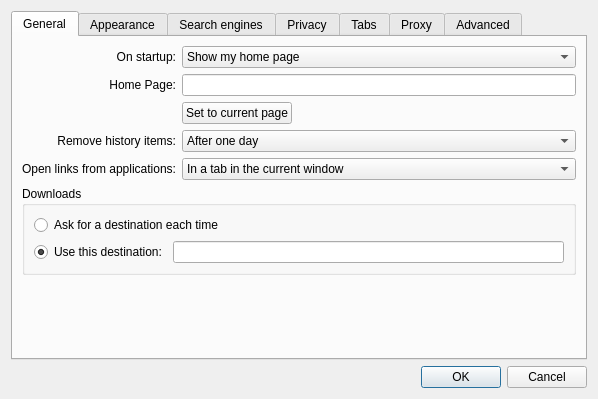
<ui version="4.0" >
 <class>Settings</class>
 <widget class="QDialog" name="Settings" >
  <property name="geometry" >
   <rect>
    <x>0</x>
    <y>0</y>
    <width>598</width>
    <height>399</height>
   </rect>
  </property>
  <property name="windowTitle" >
   <string>Preferences</string>
  </property>
  <property name="windowIcon" >
   <iconset resource="data/data.qrc" >
    <normaloff>:/configure.png</normaloff>:/configure.png</iconset>
  </property>
  <layout class="QGridLayout" name="gridLayout" >
   <item row="2" column="0" >
    <widget class="QDialogButtonBox" name="buttonBox" >
     <property name="orientation" >
      <enum>Qt::Horizontal</enum>
     </property>
     <property name="standardButtons" >
      <set>QDialogButtonBox::Cancel|QDialogButtonBox::Ok</set>
     </property>
    </widget>
   </item>
   <item row="1" column="0" >
    <widget class="QTabWidget" name="tabWidget" >
     <property name="currentIndex" >
      <number>0</number>
     </property>
     <widget class="QWidget" name="tab" >
      <attribute name="title" >
       <string>General</string>
      </attribute>
      <layout class="QGridLayout" name="gridLayout_4" >
       <item row="0" column="0" >
        <widget class="QLabel" name="label_7" >
         <property name="text" >
          <string>On startup:</string>
         </property>
         <property name="alignment" >
          <set>Qt::AlignRight|Qt::AlignTrailing|Qt::AlignVCenter</set>
         </property>
        </widget>
       </item>
       <item row="0" column="1" colspan="2" >
        <widget class="QComboBox" name="startupBehavior" >
         <item>
          <property name="text" >
           <string>Show my home page</string>
          </property>
         </item>
         <item>
          <property name="text" >
           <string>Show a blank page</string>
          </property>
         </item>
         <item>
          <property name="text" >
           <string>Restore windows and tabs from last time</string>
          </property>
         </item>
        </widget>
       </item>
       <item row="1" column="0" >
        <widget class="QLabel" name="label_3" >
         <property name="text" >
          <string>Home Page:</string>
         </property>
         <property name="alignment" >
          <set>Qt::AlignRight|Qt::AlignTrailing|Qt::AlignVCenter</set>
         </property>
        </widget>
       </item>
       <item row="1" column="1" colspan="2" >
        <widget class="QLineEdit" name="homeLineEdit" >
         <property name="layoutDirection" >
          <enum>Qt::LeftToRight</enum>
         </property>
        </widget>
       </item>
       <item row="2" column="1" >
        <widget class="QPushButton" name="setHomeToCurrentPageButton" >
         <property name="text" >
          <string>Set to current page</string>
         </property>
        </widget>
       </item>
       <item row="2" column="2" >
        <spacer name="horizontalSpacer" >
         <property name="orientation" >
          <enum>Qt::Horizontal</enum>
         </property>
         <property name="sizeHint" stdset="0" >
          <size>
           <width>280</width>
           <height>18</height>
          </size>
         </property>
        </spacer>
       </item>
       <item row="3" column="0" >
        <widget class="QLabel" name="label_4" >
         <property name="text" >
          <string>Remove history items:</string>
         </property>
         <property name="alignment" >
          <set>Qt::AlignRight|Qt::AlignTrailing|Qt::AlignVCenter</set>
         </property>
        </widget>
       </item>
       <item row="3" column="1" colspan="2" >
        <widget class="QComboBox" name="expireHistory" >
         <item>
          <property name="text" >
           <string>After one day</string>
          </property>
         </item>
         <item>
          <property name="text" >
           <string>After one week</string>
          </property>
         </item>
         <item>
          <property name="text" >
           <string>After two weeks</string>
          </property>
         </item>
         <item>
          <property name="text" >
           <string>After one month</string>
          </property>
         </item>
         <item>
          <property name="text" >
           <string>After one year</string>
          </property>
         </item>
         <item>
          <property name="text" >
           <string>Manually</string>
          </property>
         </item>
         <item>
          <property name="text" >
           <string>On application exit</string>
          </property>
         </item>
        </widget>
       </item>
       <item row="4" column="0" >
        <widget class="QLabel" name="label_8" >
         <property name="text" >
          <string>Open links from applications:</string>
         </property>
         <property name="alignment" >
          <set>Qt::AlignRight|Qt::AlignTrailing|Qt::AlignVCenter</set>
         </property>
        </widget>
       </item>
       <item row="4" column="1" colspan="2" >
        <widget class="QComboBox" name="openLinksIn" >
         <item>
          <property name="text" >
           <string>In a tab in the current window</string>
          </property>
         </item>
         <item>
          <property name="text" >
           <string>In a new window</string>
          </property>
         </item>
        </widget>
       </item>
       <item row="5" column="0" colspan="3" >
        <widget class="QGroupBox" name="groupBox_2" >
         <property name="title" >
          <string>Downloads</string>
         </property>
         <layout class="QVBoxLayout" name="verticalLayout_4" >
          <item>
           <widget class="QRadioButton" name="downloadAsk" >
            <property name="text" >
             <string>Ask for a destination each time</string>
            </property>
           </widget>
          </item>
          <item>
           <layout class="QHBoxLayout" name="horizontalLayout" >
            <item>
             <widget class="QRadioButton" name="downloadDestination" >
              <property name="text" >
               <string>Use this destination:</string>
              </property>
              <property name="checked" >
               <bool>true</bool>
              </property>
             </widget>
            </item>
            <item>
             <widget class="QLineEdit" name="downloadsLocation" >
              <property name="layoutDirection" >
               <enum>Qt::LeftToRight</enum>
              </property>
             </widget>
            </item>
           </layout>
          </item>
         </layout>
        </widget>
       </item>
       <item row="6" column="0" colspan="3" >
        <spacer>
         <property name="orientation" >
          <enum>Qt::Vertical</enum>
         </property>
         <property name="sizeHint" stdset="0" >
          <size>
           <width>391</width>
           <height>262</height>
          </size>
         </property>
        </spacer>
       </item>
      </layout>
     </widget>
     <widget class="QWidget" name="tab_3" >
      <attribute name="title" >
       <string>Appearance</string>
      </attribute>
      <layout class="QGridLayout" name="gridLayout_3" >
       <item row="0" column="0" >
        <widget class="QLabel" name="label_5" >
         <property name="text" >
          <string>Standard font:</string>
         </property>
         <property name="alignment" >
          <set>Qt::AlignRight|Qt::AlignTrailing|Qt::AlignVCenter</set>
         </property>
        </widget>
       </item>
       <item row="0" column="1" >
        <widget class="QLabel" name="standardLabel" >
         <property name="sizePolicy" >
          <sizepolicy vsizetype="Preferred" hsizetype="Expanding" >
           <horstretch>0</horstretch>
           <verstretch>0</verstretch>
          </sizepolicy>
         </property>
         <property name="frameShape" >
          <enum>QFrame::StyledPanel</enum>
         </property>
         <property name="text" >
          <string>Times 16</string>
         </property>
         <property name="alignment" >
          <set>Qt::AlignCenter</set>
         </property>
        </widget>
       </item>
       <item row="0" column="2" >
        <widget class="QPushButton" name="standardFontButton" >
         <property name="text" >
          <string>Select...</string>
         </property>
        </widget>
       </item>
       <item row="1" column="0" >
        <widget class="QLabel" name="label_6" >
         <property name="text" >
          <string>Fixed-width font:</string>
         </property>
         <property name="alignment" >
          <set>Qt::AlignRight|Qt::AlignTrailing|Qt::AlignVCenter</set>
         </property>
        </widget>
       </item>
       <item row="1" column="1" >
        <widget class="QLabel" name="fixedLabel" >
         <property name="frameShape" >
          <enum>QFrame::StyledPanel</enum>
         </property>
         <property name="text" >
          <string>Courier 13</string>
         </property>
         <property name="alignment" >
          <set>Qt::AlignCenter</set>
         </property>
        </widget>
       </item>
       <item row="1" column="2" >
        <widget class="QPushButton" name="fixedFontButton" >
         <property name="text" >
          <string>Select...</string>
         </property>
        </widget>
       </item>
       <item row="2" column="1" >
        <spacer name="verticalSpacer" >
         <property name="orientation" >
          <enum>Qt::Vertical</enum>
         </property>
         <property name="sizeHint" stdset="0" >
          <size>
           <width>20</width>
           <height>93</height>
          </size>
         </property>
        </spacer>
       </item>
      </layout>
     </widget>
     <widget class="QWidget" name="tab_7" >
      <attribute name="title" >
       <string>Search engines</string>
      </attribute>
      <layout class="QHBoxLayout" name="horizontalLayout_3" >
       <item>
        <layout class="QHBoxLayout" name="horizontalLayout_2" >
         <item>
          <widget class="QGroupBox" name="groupBox_3" >
           <property name="title" >
            <string>Search engines</string>
           </property>
           <layout class="QGridLayout" name="gridLayout_5" >
            <item row="0" column="0" >
             <widget class="QListWidget" name="SEsel" >
              <property name="selectionMode" >
               <enum>QAbstractItemView::SingleSelection</enum>
              </property>
              <property name="selectionBehavior" >
               <enum>QAbstractItemView::SelectRows</enum>
              </property>
             </widget>
            </item>
           </layout>
          </widget>
         </item>
         <item>
          <widget class="QFrame" name="frame" >
           <property name="frameShape" >
            <enum>QFrame::StyledPanel</enum>
           </property>
           <property name="frameShadow" >
            <enum>QFrame::Raised</enum>
           </property>
           <layout class="QGridLayout" name="gridLayout_7" >
            <item row="2" column="0" >
             <widget class="QPushButton" name="pb_remove" >
              <property name="text" >
               <string>&amp;Remove</string>
              </property>
             </widget>
            </item>
            <item row="1" column="0" >
             <widget class="QPushButton" name="pb_add" >
              <property name="text" >
               <string>&amp;Add</string>
              </property>
             </widget>
            </item>
            <item row="3" column="0" >
             <spacer name="verticalSpacer_5" >
              <property name="orientation" >
               <enum>Qt::Vertical</enum>
              </property>
              <property name="sizeHint" stdset="0" >
               <size>
                <width>20</width>
                <height>40</height>
               </size>
              </property>
             </spacer>
            </item>
            <item row="4" column="0" >
             <spacer name="verticalSpacer_6" >
              <property name="orientation" >
               <enum>Qt::Vertical</enum>
              </property>
              <property name="sizeHint" stdset="0" >
               <size>
                <width>20</width>
                <height>40</height>
               </size>
              </property>
             </spacer>
            </item>
            <item row="5" column="0" >
             <widget class="QPushButton" name="pb_restore" >
              <property name="text" >
               <string>Restore</string>
              </property>
             </widget>
            </item>
            <item row="6" column="0" >
             <spacer name="verticalSpacer_7" >
              <property name="orientation" >
               <enum>Qt::Vertical</enum>
              </property>
              <property name="sizeHint" stdset="0" >
               <size>
                <width>20</width>
                <height>40</height>
               </size>
              </property>
             </spacer>
            </item>
           </layout>
          </widget>
         </item>
        </layout>
       </item>
      </layout>
     </widget>
     <widget class="QWidget" name="tab_2" >
      <attribute name="title" >
       <string>Privacy</string>
      </attribute>
      <layout class="QVBoxLayout" name="verticalLayout_3" >
       <item>
        <widget class="QGroupBox" name="groupBox" >
         <property name="title" >
          <string>Web Content</string>
         </property>
         <layout class="QVBoxLayout" name="verticalLayout_2" >
          <item>
           <widget class="QCheckBox" name="enablePlugins" >
            <property name="text" >
             <string>Enable Plugins</string>
            </property>
            <property name="checked" >
             <bool>true</bool>
            </property>
           </widget>
          </item>
          <item>
           <widget class="QCheckBox" name="enableJavascript" >
            <property name="text" >
             <string>Enable Javascript</string>
            </property>
            <property name="checked" >
             <bool>true</bool>
            </property>
           </widget>
          </item>
          <item>
           <widget class="QCheckBox" name="enableImages" >
            <property name="text" >
             <string>View Images</string>
            </property>
            <property name="checked" >
             <bool>true</bool>
            </property>
           </widget>
          </item>
         </layout>
        </widget>
       </item>
       <item>
        <widget class="QGroupBox" name="cookiesGroupBox" >
         <property name="title" >
          <string>Cookies</string>
         </property>
         <layout class="QGridLayout" >
          <item row="0" column="0" >
           <widget class="QLabel" name="label_2" >
            <property name="text" >
             <string>Accept Cookies:</string>
            </property>
            <property name="alignment" >
             <set>Qt::AlignRight|Qt::AlignTrailing|Qt::AlignVCenter</set>
            </property>
           </widget>
          </item>
          <item row="0" column="1" >
           <widget class="QComboBox" name="acceptCombo" >
            <item>
             <property name="text" >
              <string>Always</string>
             </property>
            </item>
            <item>
             <property name="text" >
              <string>Never</string>
             </property>
            </item>
            <item>
             <property name="text" >
              <string>Only from sites you navigate to</string>
             </property>
            </item>
           </widget>
          </item>
          <item row="0" column="2" >
           <widget class="QPushButton" name="exceptionsButton" >
            <property name="text" >
             <string>Exceptions...</string>
            </property>
           </widget>
          </item>
          <item row="1" column="0" >
           <widget class="QLabel" name="label" >
            <property name="text" >
             <string>Keep Cookies Until:</string>
            </property>
            <property name="alignment" >
             <set>Qt::AlignRight|Qt::AlignTrailing|Qt::AlignVCenter</set>
            </property>
           </widget>
          </item>
          <item row="1" column="1" >
           <widget class="QComboBox" name="keepUntilCombo" >
            <item>
             <property name="text" >
              <string>They expire</string>
             </property>
            </item>
            <item>
             <property name="text" >
              <string>I exit the application</string>
             </property>
            </item>
            <item>
             <property name="text" >
              <string>At most 90 days</string>
             </property>
            </item>
           </widget>
          </item>
          <item row="1" column="2" >
           <widget class="QPushButton" name="cookiesButton" >
            <property name="text" >
             <string>Cookies...</string>
            </property>
           </widget>
          </item>
         </layout>
        </widget>
       </item>
       <item>
        <spacer>
         <property name="orientation" >
          <enum>Qt::Vertical</enum>
         </property>
         <property name="sizeHint" stdset="0" >
          <size>
           <width>371</width>
           <height>177</height>
          </size>
         </property>
        </spacer>
       </item>
      </layout>
     </widget>
     <widget class="QWidget" name="tab_6" >
      <attribute name="title" >
       <string>Tabs</string>
      </attribute>
      <layout class="QVBoxLayout" name="verticalLayout_5" >
       <item>
        <widget class="QCheckBox" name="selectTabsWhenCreated" >
         <property name="text" >
          <string>Select tabs and windows as they are created</string>
         </property>
        </widget>
       </item>
       <item>
        <widget class="QCheckBox" name="confirmClosingMultipleTabs" >
         <property name="text" >
          <string>Confirm when closing multiple tabs</string>
         </property>
         <property name="checked" >
          <bool>true</bool>
         </property>
        </widget>
       </item>
       <item>
        <spacer name="verticalSpacer_4" >
         <property name="orientation" >
          <enum>Qt::Vertical</enum>
         </property>
         <property name="sizeHint" stdset="0" >
          <size>
           <width>20</width>
           <height>182</height>
          </size>
         </property>
        </spacer>
       </item>
      </layout>
     </widget>
     <widget class="QWidget" name="tab_4" >
      <attribute name="title" >
       <string>Proxy</string>
      </attribute>
      <layout class="QVBoxLayout" name="verticalLayout" >
       <item>
        <widget class="QGroupBox" name="proxySupport" >
         <property name="title" >
          <string>Use proxy server</string>
         </property>
         <property name="checkable" >
          <bool>true</bool>
         </property>
         <layout class="QGridLayout" name="gridLayout_6" >
          <item row="0" column="0" >
           <widget class="QLabel" name="label_9" >
            <property name="text" >
             <string>Type:</string>
            </property>
            <property name="alignment" >
             <set>Qt::AlignRight|Qt::AlignTrailing|Qt::AlignVCenter</set>
            </property>
           </widget>
          </item>
          <item row="0" column="1" colspan="2" >
           <widget class="QComboBox" name="proxyType" >
            <item>
             <property name="text" >
              <string>Socks5</string>
             </property>
            </item>
            <item>
             <property name="text" >
              <string>Http</string>
             </property>
            </item>
           </widget>
          </item>
          <item row="1" column="0" >
           <widget class="QLabel" name="label_10" >
            <property name="text" >
             <string>Host name:</string>
            </property>
            <property name="alignment" >
             <set>Qt::AlignRight|Qt::AlignTrailing|Qt::AlignVCenter</set>
            </property>
           </widget>
          </item>
          <item row="1" column="1" colspan="2" >
           <widget class="QLineEdit" name="proxyHostName" >
            <property name="layoutDirection" >
             <enum>Qt::LeftToRight</enum>
            </property>
           </widget>
          </item>
          <item row="2" column="0" >
           <widget class="QLabel" name="label_11" >
            <property name="text" >
             <string>Port:</string>
            </property>
            <property name="alignment" >
             <set>Qt::AlignRight|Qt::AlignTrailing|Qt::AlignVCenter</set>
            </property>
           </widget>
          </item>
          <item row="2" column="1" >
           <widget class="QSpinBox" name="proxyPort" >
            <property name="maximum" >
             <number>10000</number>
            </property>
            <property name="value" >
             <number>1080</number>
            </property>
           </widget>
          </item>
          <item row="2" column="2" >
           <spacer name="horizontalSpacer_2" >
            <property name="orientation" >
             <enum>Qt::Horizontal</enum>
            </property>
            <property name="sizeHint" stdset="0" >
             <size>
              <width>293</width>
              <height>20</height>
             </size>
            </property>
           </spacer>
          </item>
          <item row="3" column="0" >
           <widget class="QLabel" name="label_12" >
            <property name="text" >
             <string>User Name:</string>
            </property>
            <property name="alignment" >
             <set>Qt::AlignRight|Qt::AlignTrailing|Qt::AlignVCenter</set>
            </property>
           </widget>
          </item>
          <item row="3" column="1" colspan="2" >
           <widget class="QLineEdit" name="proxyUserName" >
            <property name="layoutDirection" >
             <enum>Qt::LeftToRight</enum>
            </property>
           </widget>
          </item>
          <item row="4" column="0" >
           <widget class="QLabel" name="label_13" >
            <property name="text" >
             <string>Password:</string>
            </property>
            <property name="alignment" >
             <set>Qt::AlignRight|Qt::AlignTrailing|Qt::AlignVCenter</set>
            </property>
           </widget>
          </item>
          <item row="4" column="1" colspan="2" >
           <widget class="QLineEdit" name="proxyPassword" >
            <property name="layoutDirection" >
             <enum>Qt::LeftToRight</enum>
            </property>
            <property name="echoMode" >
             <enum>QLineEdit::Password</enum>
            </property>
           </widget>
          </item>
          <item row="5" column="0" >
           <spacer name="verticalSpacer_2" >
            <property name="orientation" >
             <enum>Qt::Vertical</enum>
            </property>
            <property name="sizeHint" stdset="0" >
             <size>
              <width>20</width>
              <height>8</height>
             </size>
            </property>
           </spacer>
          </item>
         </layout>
        </widget>
       </item>
      </layout>
     </widget>
     <widget class="QWidget" name="tab_5" >
      <attribute name="title" >
       <string>Advanced</string>
      </attribute>
      <layout class="QGridLayout" name="gridLayout_2" >
       <item row="0" column="0" >
        <widget class="QLabel" name="label_14" >
         <property name="text" >
          <string>Style Sheet:</string>
         </property>
        </widget>
       </item>
       <item row="0" column="1" >
        <widget class="QLineEdit" name="userStyleSheet" >
         <property name="layoutDirection" >
          <enum>Qt::LeftToRight</enum>
         </property>
        </widget>
       </item>
       <item row="1" column="1" >
        <spacer name="verticalSpacer_3" >
         <property name="orientation" >
          <enum>Qt::Vertical</enum>
         </property>
         <property name="sizeHint" stdset="0" >
          <size>
           <width>20</width>
           <height>176</height>
          </size>
         </property>
        </spacer>
       </item>
      </layout>
     </widget>
    </widget>
   </item>
  </layout>
 </widget>
 <tabstops>
  <tabstop>tabWidget</tabstop>
  <tabstop>homeLineEdit</tabstop>
  <tabstop>setHomeToCurrentPageButton</tabstop>
  <tabstop>expireHistory</tabstop>
  <tabstop>openLinksIn</tabstop>
  <tabstop>downloadAsk</tabstop>
  <tabstop>downloadDestination</tabstop>
  <tabstop>downloadsLocation</tabstop>
  <tabstop>standardFontButton</tabstop>
  <tabstop>fixedFontButton</tabstop>
  <tabstop>enablePlugins</tabstop>
  <tabstop>enableJavascript</tabstop>
  <tabstop>acceptCombo</tabstop>
  <tabstop>exceptionsButton</tabstop>
  <tabstop>keepUntilCombo</tabstop>
  <tabstop>cookiesButton</tabstop>
  <tabstop>proxySupport</tabstop>
  <tabstop>proxyType</tabstop>
  <tabstop>proxyHostName</tabstop>
  <tabstop>proxyPort</tabstop>
  <tabstop>proxyUserName</tabstop>
  <tabstop>proxyPassword</tabstop>
  <tabstop>userStyleSheet</tabstop>
  <tabstop>buttonBox</tabstop>
 </tabstops>
 <resources>
  <include location="data/data.qrc" />
 </resources>
 <connections>
  <connection>
   <sender>buttonBox</sender>
   <signal>accepted()</signal>
   <receiver>Settings</receiver>
   <slot>accept()</slot>
   <hints>
    <hint type="sourcelabel" >
     <x>263</x>
     <y>389</y>
    </hint>
    <hint type="destinationlabel" >
     <x>157</x>
     <y>274</y>
    </hint>
   </hints>
  </connection>
  <connection>
   <sender>buttonBox</sender>
   <signal>rejected()</signal>
   <receiver>Settings</receiver>
   <slot>reject()</slot>
   <hints>
    <hint type="sourcelabel" >
     <x>331</x>
     <y>389</y>
    </hint>
    <hint type="destinationlabel" >
     <x>286</x>
     <y>274</y>
    </hint>
   </hints>
  </connection>
  <connection>
   <sender>downloadDestination</sender>
   <signal>toggled(bool)</signal>
   <receiver>downloadsLocation</receiver>
   <slot>setEnabled(bool)</slot>
   <hints>
    <hint type="sourcelabel" >
     <x>187</x>
     <y>265</y>
    </hint>
    <hint type="destinationlabel" >
     <x>565</x>
     <y>266</y>
    </hint>
   </hints>
  </connection>
 </connections>
</ui>
